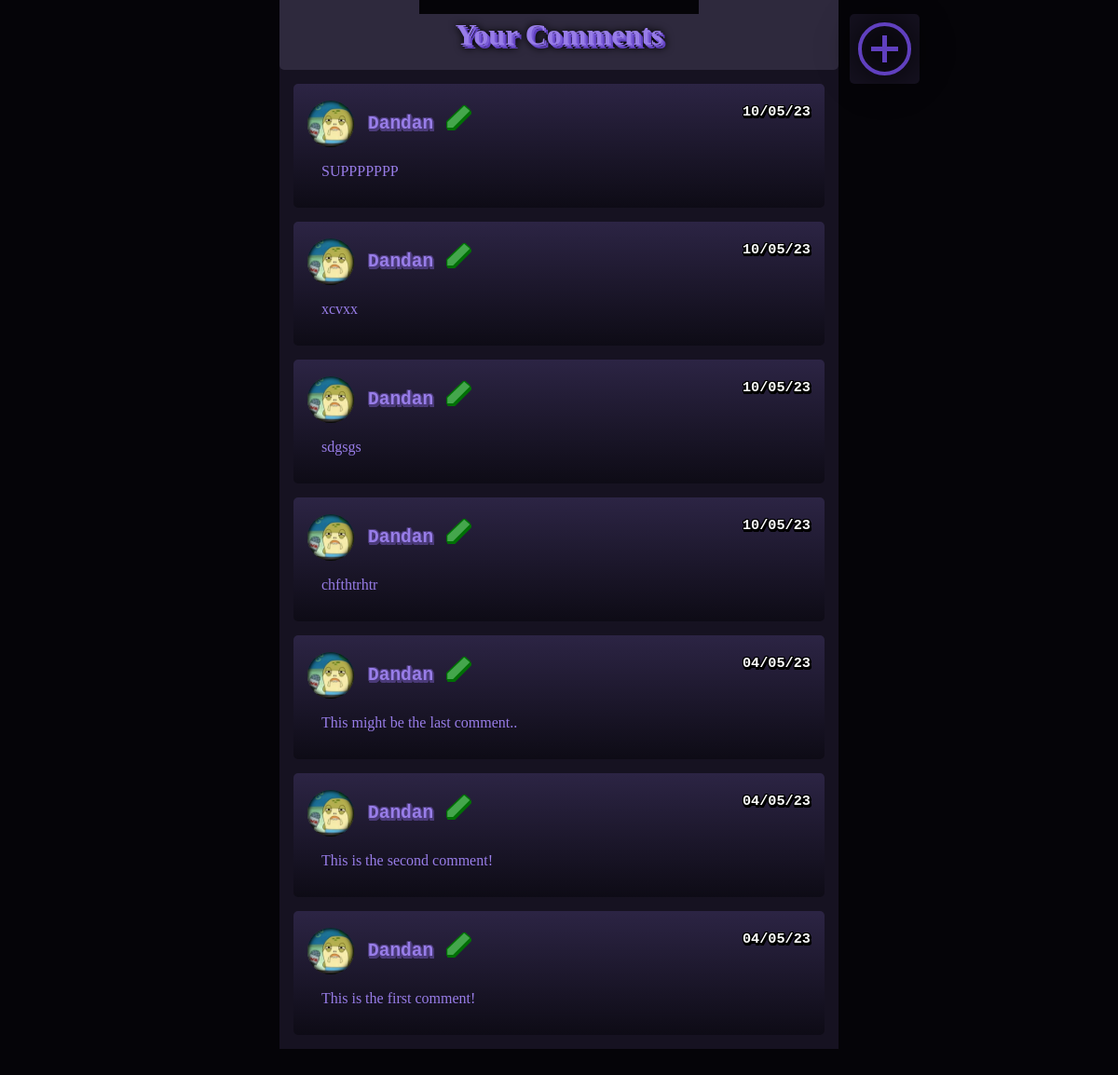
/comments.php (signed in), run on the app's committed database.
### tables this page shows
CREATE TABLE `tb_user` (
  `id` int(11) NOT NULL,
  `name` varchar(50) NOT NULL,
  `username` varchar(25) NOT NULL,
  `email` varchar(50) NOT NULL,
  `password` varchar(256) NOT NULL,
  `profilepic` longtext DEFAULT NULL
);

### comments.php (the view, shortened to what this page needs)
<?php
  require 'config.php';
  if(!empty($_SESSION["id"])){
    $id = $_SESSION["id"];
    $result = mysqli_query($conn, "SELECT * FROM tb_user WHERE id = $id");
    $row = mysqli_fetch_assoc($result);
    $comcount = 0;
    $comres = mysqli_query($conn, "SELECT * FROM tb_comment");
    while($comrow = mysqli_fetch_assoc($comres)){
      if($comrow["usercommenterid"] == $row["id"]){
        $comcount++;
        $comcommenttext[] = $comrow["commenttext"];
        $comusercommenterid[] = $comrow["usercommenterid"];
        $comcommentid[] = $comrow["commentid"];
        $comdateposted[] = $comrow["dateposted"];
        $comdatedetails[] = $comrow["datedetails"];
      }
    }
  }
  else{
    header("location: login.php");
  }
?>
<!DOCTYPE html>
<html lang="en" dir="ltr">
  <head>
    <link rel="stylesheet" href="styles/index.css">
    <link rel="stylesheet" href="styles/base.css">
    <link rel="stylesheet" href="styles/edit.css">
    <link rel="stylesheet" href="styles/comment_section.css">
    <link rel="stylesheet" href="styles/delete_modal.css">
    <link rel="stylesheet" href="styles/user_post_panel.css">
    <link rel="stylesheet" href="styles/comment_right.css">
  </head>
  <body>
    <div class="mainWrapper">
      <div class="leftContent">
      </div>
      <div class="centerContent">
        <div class="postsBanner">
          <p>Your Comments</p>
        </div>
        <div class="commentFeed feedCollection">
          <?php
            function retuserinfo($comusercommenterid, $f, $conn, $info){
              $ret = mysqli_query($conn, "SELECT * FROM tb_user WHERE id='$comusercommenterid[$f]'");
              $retrow = mysqli_fetch_assoc($ret);
              if($info == "pfp"){ return "uploads/profile_pictures/" . $retrow["profilepic"]; }
              if($info == "usn"){ return $retrow["username"]; }
            }
            for($f = 0; $f < $comcount; $f++){
              echo  '<div class="userComment">';
              echo    '<div class="commentUserDetails">';
              echo      '<div class="detailGroup">';
              echo        '<div class="userIcon" style="background-image:url(\'' . retuserinfo($comusercommenterid, $f, $conn, $info = "pfp") . '\')"></div>';
              echo        '<p>' . retuserinfo($comusercommenterid, $f, $conn, $info = "usn") . '</p>';
              echo        '<div class="rmv" id="' . $comcommentid[$f] . '"><div class="btnWrapper rightBtn"><div class="postIcon deleteBtn"></div></div></div>';
              echo      '</div>';
              echo      '<h3 class="datePosted"><span class="dateDets">' . $comdatedetails[$f] . ' at&nbsp;</span>' . $comdateposted[$f] . '</h3>';
              echo    '</div>';
              echo    '<p class="commentText">' . $comcommenttext[$f] . '</p>';
              echo  '</div>';
            }
          ?>
        </div>
      </div>
      <div class="postPanel">
        <span class="pagePostBtn"></span>
      </div>
      <div class="rightContent">
      </div>
    </div>
  </body>
</html>

### styles/index.css (style rules this page uses)
.mainWrapper { display:flex; justify-content:center; color:hsl(var(--mainHue), 70%, 70%); font-family:Monospace; }
.mainWrapper > div:not(:has(.mainModal)) { height:auto; padding-bottom:15px; display:flex; flex-direction:column; }
.leftContent, .rightContent { position:fixed; top:0; width:30%; background-color:hsl(var(--mainHue), 30%, 2.5%); }
.leftContent { align-items:flex-end; left:0; }
.rightContent { align-items:center; right:0; }
.centerContent { width:40%; background-color:hsl(var(--mainHue), 30%, 10%); justify-content:center; align-items:center; }
h1, h3, p { margin-block:0px; }
h3 { padding-left:15px; padding-bottom:15px; float:left; font-weight:normal; cursor:pointer; }
::placeholder { font-style:italic; color:hsl(var(--mainHue), 50%, 50%); user-select:none; }
.postsBanner { height:75px; display:flex; justify-content:center; align-items:center; background-color:hsl(var(--mainHue), 20%, 20%); width:100%; border-radius:0px 0px var(--bRad) var(--bRad); }
.postsBanner p { font-size:2em; font-weight:bold; filter:drop-shadow(2px 2px 0px hsl(var(--mainHue), 60%, 60%)) drop-shadow(2px 2px 0px hsl(var(--mainHue), 50%, 50%)) drop-shadow(0px 0px 4px black); margin-block:0.3em; font-family:'Trebuchet MS'; }
.userDetails h1, .commentUserDetails p { filter:drop-shadow(1px 0px 0px black) drop-shadow(-1px 0px 0px black) drop-shadow(0px -1px 0px black) drop-shadow(0px 1px 0px black) drop-shadow(1px 2px 0px black); }
.userIcon { width:50px; height:50px; background-size:cover; border-radius:50%; box-shadow:inset 0px 0px 5px black, inset 0px 0px 5px black; }
.datePosted { filter: drop-shadow(1px 0px 0px black) drop-shadow(-1px 0px 0px black) drop-shadow(0px -1px 0px black) drop-shadow(0px 1px 0px black) drop-shadow(1px 2px 0px black) !important; display: flex !important; justify-content: end !important; align-items: center !important; cursor: default !important; font-weight: bold !important; margin: 0px !important; padding: 0px !important; height: 100% !important; float:right; pointer-events:all; }
.btnWrapper { height:40px; width:auto; display:flex; align-items:center; cursor:pointer; filter:drop-shadow(1px 0px 0px hsl(var(--mainHue), 50%, 50%)) drop-shadow(-1px 0px 0px hsl(var(--mainHue), 50%, 50%)) drop-shadow(0px -1px 0px hsl(var(--mainHue), 50%, 50%)) drop-shadow(0px 1px 0px hsl(var(--mainHue), 50%, 50%)) drop-shadow(1px 2px 0px hsl(var(--mainHue), 50%, 50%)); transition:filter 0.25s ease, translate 0.25s ease; }
.rightBtn { float:right; margin:0px 0px 15px 15px; }
.postIcon { width:24px; height:24px; background-color:hsl(var(--mainHue), 70%, 70%); }
.deleteBtn { pointer-events:all; clip-path: polygon(75% 3%, 100% 25%, 25% 100%, 0 100%, 0 75%); }
.rmv { filter:hue-rotate(220deg); }
@media (width < 1500px) { .leftContent, .rightContent { width:25%; z-index:2; } }
@media (width < 1500px) { .centerContent { width:50%; } }

### styles/base.css (style rules this page uses)
:root { --mainHue:255; --bRad:5px; }
body { margin:0px; background-color:hsl(var(--mainHue), 30%, 2.5%); }

### styles/comment_section.css (style rules this page uses)
.commentFeed { width:95%; overflow-x:auto; display:flex; flex-direction:column-reverse; }
.userComment { isolation:isolate; position:relative; padding:15px; margin-top:15px; border-radius:var(--bRad); background-image:linear-gradient(to bottom, hsl(var(--mainHue), 30%, 25%, 70%), hsl(var(--mainHue), 30%, 5%, 70%)); }
.commentUserDetails { display:flex; justify-content:space-between; }
.commentUserDetails h3 { color:white; height:30px !important; }
.detailGroup { display:flex; align-items:center; padding-bottom:15px; }
.detailGroup p { font-weight:bold; font-size:1.5em; padding-left:15px; filter:drop-shadow(1px 0px 0px hsl(var(--mainHue), 35%, 35%)) drop-shadow(-1px 0px 0px hsl(var(--mainHue), 35%, 35%)) drop-shadow(0px -1px 0px hsl(var(--mainHue), 35%, 35%)) drop-shadow(0px 1px 0px hsl(var(--mainHue), 35%, 35%)) drop-shadow(1px 2px 0px hsl(var(--mainHue), 35%, 35%)); }
.commentText { font-family:'Trebuchet MS'; padding:15px; padding-top:0px; }
@media (width < 1500px) { .centerContent { position:absolute; left:50%; translate:-50% 0%; } }
@media (width < 1500px) { .rightContent { position:unset; } }

### styles/comment_right.css (style rules this page uses)
@media (width < 1500px) { .rightContent { display:none; } }

### data on the page
tb_user: profilepic (picture), username "Dandan"

### other printed values
$comdateposted[$f] "04/05/23"
$comcommenttext[$f] "This is the first comment!"
$comcommenttext[$f] "This is the second comment!"
$comcommenttext[$f] "This might be the last comment.."
$comdateposted[$f] "10/05/23"
$comcommenttext[$f] "chfthtrhtr"
$comcommenttext[$f] "sdgsgs"
$comcommenttext[$f] "xcvxx"
$comcommenttext[$f] "SUPPPPPPP"
